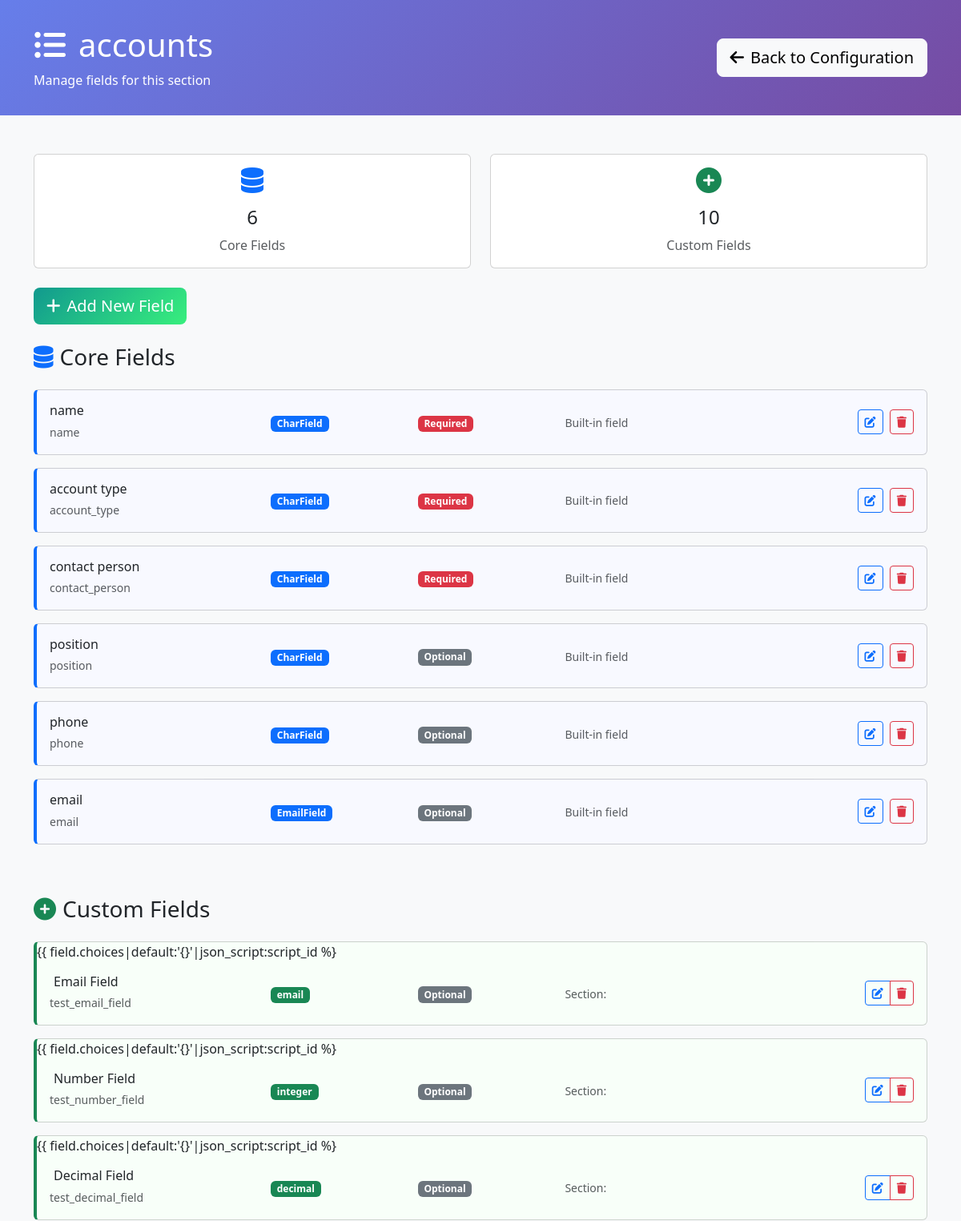
The page /configuration/section/5/ (signed in, upper part) on the database as committed earlier.
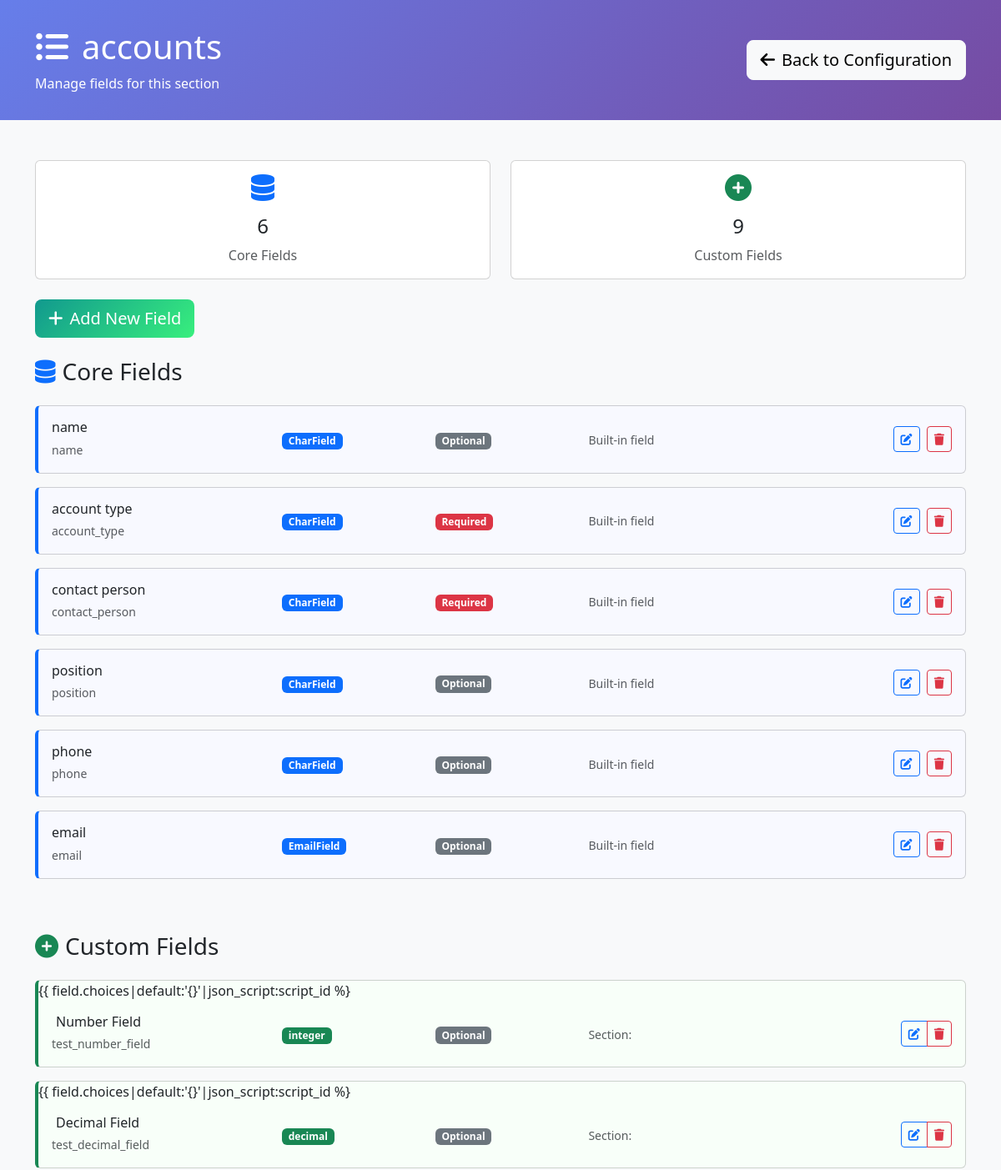
The same page on the database as committed later.
### requests/models.py (models this page shows, shortened)
class DynamicSection(models.Model):
    name = models.CharField(max_length=255, unique=True, help_text="Internal section name")
    display_name = models.CharField(max_length=255, help_text="Display name shown to users")
    description = models.TextField(blank=True, help_text="Description of this section's purpose")
    order = models.IntegerField(default=100, help_text="Display order")
    is_core_section = models.BooleanField(default=False, help_text="True if this represents an existing admin model")
    source_model = models.CharField(max_length=255, blank=True, help_text="Full model name (e.g. 'accounts.Account') for core sections")
    created_at = models.DateTimeField(auto_now_add=True)
    updated_at = models.DateTimeField(auto_now=True)
    class Meta:
        verbose_name = "Dynamic Section"
        verbose_name_plural = "Dynamic Sections"
        ordering = ['is_core_section', 'order', 'name']

class DynamicField(models.Model):
    FIELD_TYPES = [
        ('char', 'Text (Short)'),
        ('text', 'Text (Long)'),
        ('email', 'Email'),
        ('url', 'URL'),
        ('slug', 'Slug'),
        ('integer', 'Integer'),
        ('decimal', 'Decimal'),
        ('float', 'Float'),
        ('date', 'Date'),
        ('datetime', 'Date & Time'),
        ('time', 'Time'),
        ('boolean', 'Checkbox (Yes/No)'),
        ('choice', 'Dropdown (Single Choice)'),
        ('multiple_choice', 'Multiple Choice'),
        ('file', 'File Upload'),
        ('image', 'Image Upload'),
        ('foreign_key', 'Link to Another Model'),
        ('many_to_many', 'Multiple Links'),
        ('json', 'JSON Data'),
    ]
    model = models.ForeignKey(DynamicModel, on_delete=models.CASCADE, related_name='fields', null=True, blank=True)
    section = models.ForeignKey(DynamicSection, on_delete=models.CASCADE, related_name='fields', null=True, blank=True)
    name = models.CharField(max_length=100, help_text="Field name in database (lowercase, underscores)")
    display_name = models.CharField(max_length=100, help_text="Label shown in forms")
    field_type = models.CharField(max_length=20, choices=FIELD_TYPES)
    is_core_field = models.BooleanField(default=False, help_text="True if this represents an existing model field")
    required = models.BooleanField(default=False)
    default_value = models.TextField(blank=True, help_text="Default value (JSON format for complex types)")
    help_text = models.CharField(max_length=200, blank=True)
    max_length = models.PositiveIntegerField(null=True, blank=True, help_text="For text fields")
    max_digits = models.PositiveIntegerField(null=True, blank=True, help_text="For decimal fields")
    decimal_places = models.PositiveIntegerField(null=True, blank=True, help_text="For decimal fields")
    choices = models.JSONField(default=dict, help_text="For choice fields: {'value': 'display_name'}")
    related_model = models.CharField(max_length=100, blank=True, help_text="Model to link to (app.Model)")
    section_name = models.CharField(max_length=100, default='General', help_text="Form section name for grouping (legacy field)")
    order = models.PositiveIntegerField(default=0, help_text="Order within section")
    is_active = models.BooleanField(default=True, help_text="Whether field is shown in forms")
    created_at = models.DateTimeField(auto_now_add=True)
    updated_at = models.DateTimeField(auto_now=True)
    class Meta:
        verbose_name = "Dynamic Field"
        verbose_name_plural = "Dynamic Fields"
        ordering = ['model', 'section', 'section_name', 'order']

### requests/configuration_views.py (the view)
# urls.py: path('section/<int:section_id>/', configuration_views.section_fields, name='section_fields'),
@staff_member_required
def section_fields(request, section_id):
    from requests.models import DynamicSection
    is_legacy_dynamic = request.GET.get('dynamic') == 'true'
    if is_legacy_dynamic:
        dynamic_model = get_object_or_404(DynamicModel, id=section_id)
        model_name = f"{dynamic_model.app_label}.{dynamic_model.name}"
        display_name = dynamic_model.display_name
        fields = DynamicField.objects.filter(
            model=dynamic_model,
            is_active=True
        ).order_by('section_name', 'order')
        section_type = 'legacy'
        model_fields = []  # Legacy models don't have core model fields
    else:
        section = get_object_or_404(DynamicSection, id=section_id)
        model_name = section.name
        display_name = section.display_name
        section_type = 'core' if section.is_core_section else 'custom'
        fields = section.fields.filter(is_active=True).order_by('order')
        if section.is_core_section:
            model_fields = []
            core_fields = fields.filter(is_core_field=True)
            for field in core_fields:
                choices_obj = {}
                try:
                    if field.choices and field.choices != '{}':
                        choices_obj = json.loads(field.choices)
                except (json.JSONDecodeError, ValueError):
                    choices_obj = {}
                model_fields.append({
                    'id': field.id,
                    'name': field.name,
                    'display_name': field.display_name,
                    'field_type': field.field_type,
                    'required': field.required,
                    'is_model_field': True,
                    'is_core_field': True,
                    'choices': choices_obj  # Pass parsed object, not JSON string
                })
        else:
            model_fields = []
    dynamic_fields = []
    for field in fields:
        if section_type == 'core' and field.is_core_field:
            continue
        choices_obj = {}
        try:
            if field.choices and field.choices != '{}':
                choices_obj = json.loads(field.choices)
        except (json.JSONDecodeError, ValueError):
            choices_obj = {}
        dynamic_fields.append({
            'id': field.id,
            'name': field.name,
            'display_name': field.display_name,
            'field_type': field.field_type,
            'required': field.required,
            'section_name': field.section_name if hasattr(field, 'section_name') else 'Custom Fields',
            'order': field.order,
            'max_length': field.max_length,
            'choices': choices_obj,  # Pass parsed object, not JSON string
            'default_value': field.default_value,
            'is_model_field': False,
            'is_core_field': getattr(field, 'is_core_field', False)
        })
    context = {
        'section_id': section_id,
        'section_name': model_name,
        'display_name': display_name,
        'section_type': section_type,
        'source_model': getattr(section, 'source_model', '') if not is_legacy_dynamic else '',
        'model_fields': model_fields,
        'dynamic_fields': dynamic_fields,
        'all_fields': model_fields + dynamic_fields,
        'is_legacy_dynamic': is_legacy_dynamic,
        'is_core_section': section_type == 'core',
        'is_custom_section': section_type == 'custom'
    }
    return render(request, 'configuration/section_fields.html', context)

### requests/templates/configuration/section_fields.html (shortened to what this page needs)
<!DOCTYPE html>
<html lang="en">
<head>
    <link href="https://cdn.jsdelivr.net/npm/bootstrap@5.3.0/dist/css/bootstrap.min.css" rel="stylesheet">
    <link href="https://cdnjs.cloudflare.com/ajax/libs/font-awesome/6.0.0/css/all.min.css" rel="stylesheet">
</head>
<body class="bg-light">
    <div class="config-header">
        <div class="container">
            <div class="row align-items-center">
                <div class="col-md-8">
                    <h1 class="mb-2">
                        <i class="fas fa-list-ul me-3"></i>{{ display_name }}
                    </h1>
                    <p class="mb-0 opacity-90">
                        Manage fields for this section
                    </p>
                </div>
                <div class="col-md-4 text-end">
                    <a href="{% url 'configuration:dashboard' %}" class="btn btn-light btn-lg">
                        <i class="fas fa-arrow-left me-2"></i>Back to Configuration
                    </a>
                </div>
            </div>
        </div>
    </div>
    <div class="container my-5">
        <div class="row mb-4">
            <div class="col-md-6">
                <div class="card text-center">
                    <div class="card-body">
                        <i class="fas fa-database fa-2x text-primary mb-3"></i>
                        <h4>{{ model_fields|length }}</h4>
                        <p class="text-muted mb-0">Core Fields</p>
                    </div>
                </div>
            </div>
            <div class="col-md-6">
                <div class="card text-center">
                    <div class="card-body">
                        <i class="fas fa-plus-circle fa-2x text-success mb-3"></i>
                        <h4>{{ dynamic_fields|length }}</h4>
                        <p class="text-muted mb-0">Custom Fields</p>
                    </div>
                </div>
            </div>
        </div>
        <div class="row mb-4">
            <div class="col-12">
                <button class="btn btn-add-field btn-lg" onclick="showAddFieldModal()">
                    <i class="fas fa-plus me-2"></i>Add New Field
                </button>
            </div>
        </div>
        {% if model_fields %}
        <div class="row">
            <div class="col-12">
                <h3 class="mb-4">
                    <i class="fas fa-database me-2 text-primary"></i>Core Fields
                </h3>
                {% for field in model_fields %}
                <div class="card field-card model-field mb-3" data-field-id="{{ field.id }}">
                    <div class="card-body">
                        <div class="row align-items-center">
                            <div class="col-md-3">
                                <h6 class="mb-1 field-title">{{ field.display_name }}</h6>
                                <small class="text-muted">{{ field.name }}</small>
                            </div>
                            <div class="col-md-2">
                                <span class="badge bg-primary field-type-badge" data-type="{{ field.field_type }}">{{ field.field_type }}</span>
                            </div>
                            <div class="col-md-2">
                                {% if field.required %}
                                <span class="badge bg-danger">Required</span>
                                {% else %}
                                <span class="badge bg-secondary">Optional</span>
                                {% endif %}
                            </div>
                            <div class="col-md-3">
                                <small class="text-muted">Built-in field</small>
                            </div>
                            <div class="col-md-2 text-end">
                                <button class="btn btn-outline-primary btn-sm me-1"
                                        onclick="editField({{ field.id }}, 'model')">
                                    <i class="fas fa-edit"></i>
                                </button>
                                <button class="btn btn-outline-danger btn-sm"
                                        onclick="deleteField({{ field.id }}, '{{ field.display_name }}')">
                                    <i class="fas fa-trash"></i>
                                </button>
                            </div>
                        </div>
                    </div>
                </div>
                {% endfor %}
            </div>
        </div>
        {% endif %}
        {% if dynamic_fields %}
        <div class="row mt-5">
            <div class="col-12">
                <h3 class="mb-4">
                    <i class="fas fa-plus-circle me-2 text-success"></i>Custom Fields
                </h3>
                {% for field in dynamic_fields %}
                <div class="card field-card dynamic-field mb-3" data-field-id="{{ field.id }}">
                {% with script_id="choices-"|add:field.id %}{{ field.choices|default:'{}'|json_script:script_id %}{% endwith %}
                    <div class="card-body">
                        <div class="row align-items-center">
                            <div class="col-md-3">
                                <h6 class="mb-1 field-title">
                                    <span class="editable-field" data-field="display_name" data-value="{{ field.display_name }}">
                                        {{ field.display_name }}
                                    </span>
                                </h6>
                                <small class="text-muted">{{ field.name }}</small>
                            </div>
                            <div class="col-md-2">
                                <span class="badge bg-success field-type-badge" data-type="{{ field.field_type }}">{{ field.field_type }}</span>
                            </div>
                            <div class="col-md-2">
                                <span class="editable-toggle" data-field="required" data-value="{{ field.required|yesno:'true,false' }}">
                                    {% if field.required %}
                                    <span class="badge bg-danger">Required</span>
                                    {% else %}
                                    <span class="badge bg-secondary">Optional</span>
                                    {% endif %}
                                </span>
                            </div>
                            <div class="col-md-3">
                                <small class="text-muted">
                                    Section:
                                    <span class="editable-field" data-field="section" data-value="{{ field.section }}">
                                    </span>
                                </small>
                            </div>
                            <div class="col-md-2 text-end">
                                <div class="btn-group btn-group-sm">
                                    <button class="btn btn-outline-primary" onclick="editField({{ field.id }})">
                                        <i class="fas fa-edit"></i>
                                    </button>
                                    <button class="btn btn-outline-danger" onclick="deleteField({{ field.id }}, '{{ field.display_name }}')">
                                        <i class="fas fa-trash"></i>
                                    </button>
                                </div>
                            </div>
                        </div>
                    </div>
                </div>
                {% endfor %}
            </div>
        </div>
        {% endif %}
    </div>
</body>
</html>

### requests/templates/configuration/section_fields.html (style rules this page uses)
.config-header { background: linear-gradient(135deg, #667eea 0%, #764ba2 100%); color: white; padding: 2rem 0; }
.field-card { transition: all 0.3s ease; border-left: 4px solid #dee2e6; }
.field-card.model-field { border-left-color: #0d6efd; background-color: #f8f9ff; }
.field-card.dynamic-field { border-left-color: #198754; background-color: #f8fff9; }
.field-type-badge { font-size: 0.75rem; padding: 0.25rem 0.5rem; }
.btn-add-field { background: linear-gradient(135deg, #11998e 0%, #38ef7d 100%); border: none; color: white; }
.editable-field { border: 1px dashed transparent; padding: 2px 4px; border-radius: 4px; cursor: pointer; }

Rows that differ between the two databases and show on the page:
no longer on this page (row edited): DynamicField: display_name "Email Field", name "test_email_field", field_type "email"
Other text that changed with them:
{{ dynamic_fields|length }}: "10" → "9"
list line gone: "Required"
new list line: "Optional"
list line gone: "{{ field.choices|default:'{}'|json_script:script_id %} Optional Section:"
